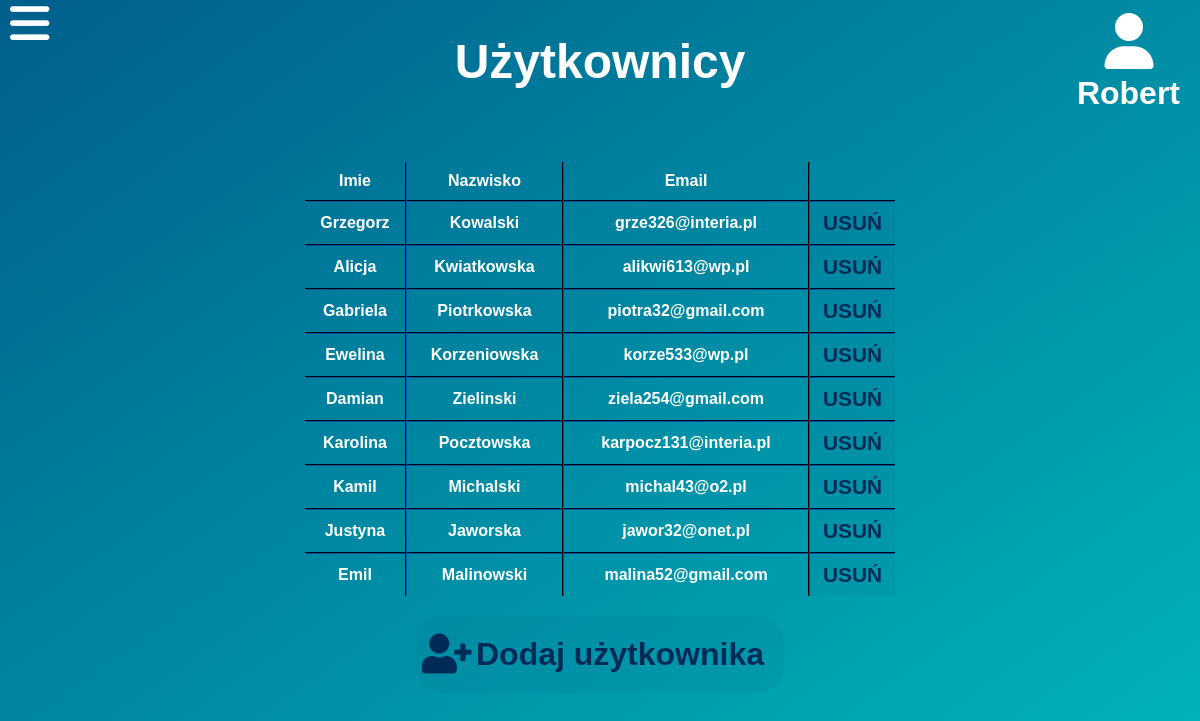
The page /uzytkownicy.php (signed in) on the database as committed earlier.
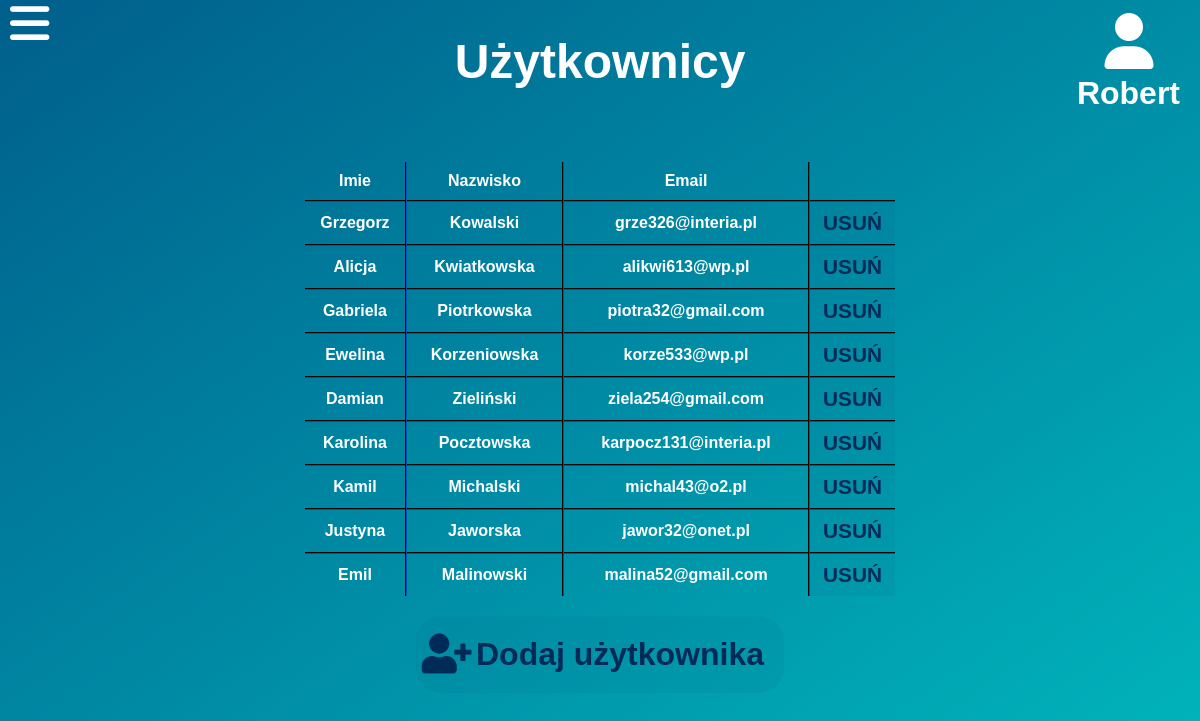
The same page on the database as committed later.
### tables this page shows
CREATE TABLE `uzytkownicy` (
  `id` int(2) NOT NULL,
  `imie` varchar(15) DEFAULT NULL,
  `nazwisko` varchar(15) DEFAULT NULL,
  `email` varchar(30) DEFAULT NULL,
  `login` varchar(30) DEFAULT NULL,
  `haslo` varchar(20) DEFAULT NULL,
  `administrator` tinyint(1) NOT NULL
);

### uzytkownicy.php (the view, shortened to what this page needs)
<?php
    $host = "localhost";
	$name = "root";
	$pass = "";
	$dbname = "projekt";
	$conn = mysqli_connect($host, $name, $pass, $dbname);
?>
<!DOCTYPE html>
<html lang="pl">
<head>
    <link rel="stylesheet" href="CSS/style-menu.css">
    <link rel="stylesheet" href="CSS/style-strona.css">
</head>
<body class="menu-preload">
    <div id='main'>
        <div id="heading-user">
            <div id="heading">
                <h1>Użytkownicy</h1>
            </div>
            <div id='logged-user'>
                <span id="logged-user-icon"><i class="fas fa-user" onClick="managePopupWindow()"></i></span><?php echo "<p>".$_SESSION['imie']."</p>";?>
            </div>
        </div>
        <div class='content'>
            <table class='dane-uzytkownicy'>
                <tr>
                    <th>Imie</th>
                    <th>Nazwisko</th>
                    <th>Email</th>
                    <th></th>
                </tr>
            <?php
                if(mysqli_connect_errno()) echo "Problemy techniczne, proszę spróbować później.";
                else{
                    $kwerenda = "SELECT * FROM uzytkownicy WHERE administrator!=1";
                    if($wynik=mysqli_query($conn, $kwerenda)){
                    while($row=mysqli_fetch_array($wynik)){
                        echo '<tr><td>'.$row['imie'].'</td><td>'.$row['nazwisko'].'</td><td>'.$row['email'].'</td><td><form method="POST"><input type="submit" value="USUŃ" name="usuwanie" /></form></td></tr>';
                    }
                }
                }
            ?>
            </table>
            <div class="button-dodaj">
                <form method="POST"><input type="submit" value="Dodaj użytkownika" name="dodajuzytkownika"></form>
            </div>
        </div>
        <div>
            <label for="menu-checkbox" id="menu-checkbox2">
                <i class="fas fa-bars"></i>
            </label>
        </div>
    </div>
</body>
</html>

Rows that differ between the two databases and show on the page:
changed uzytkownicy "Damian": nazwisko "Zielinski" → "Zieliński"
